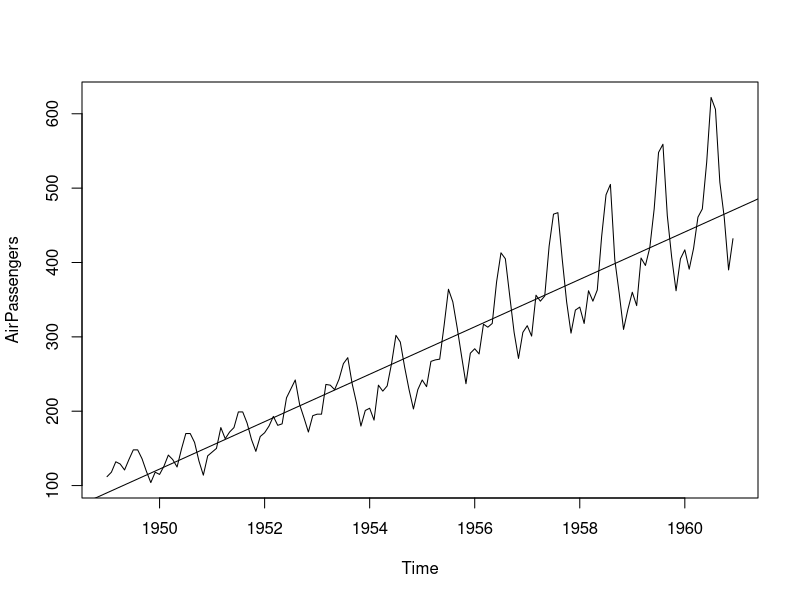
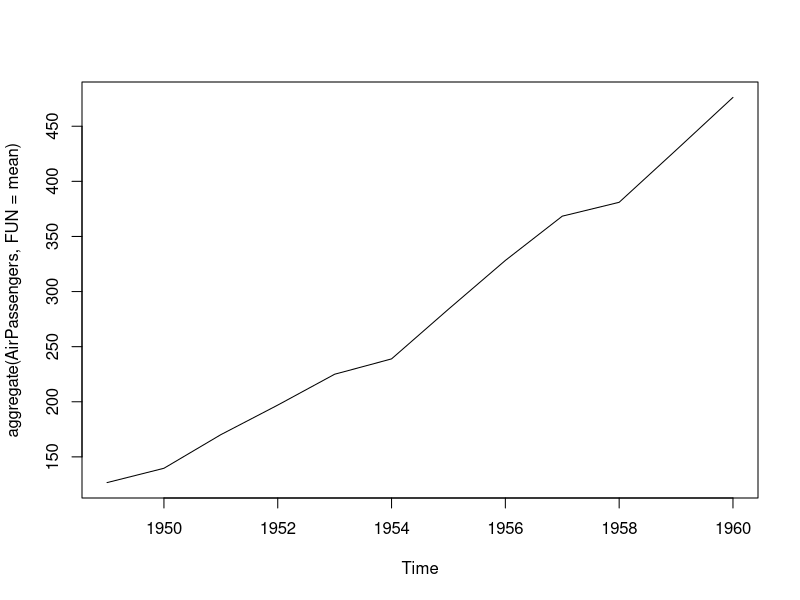
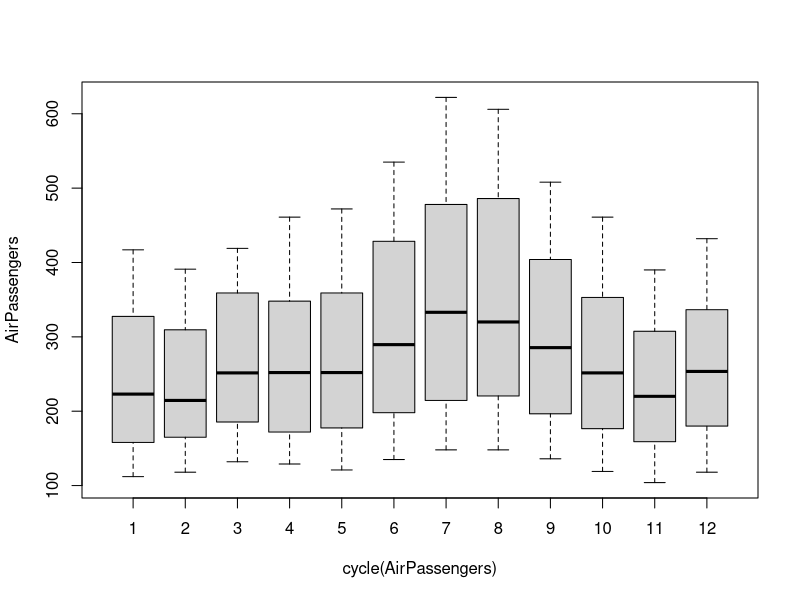
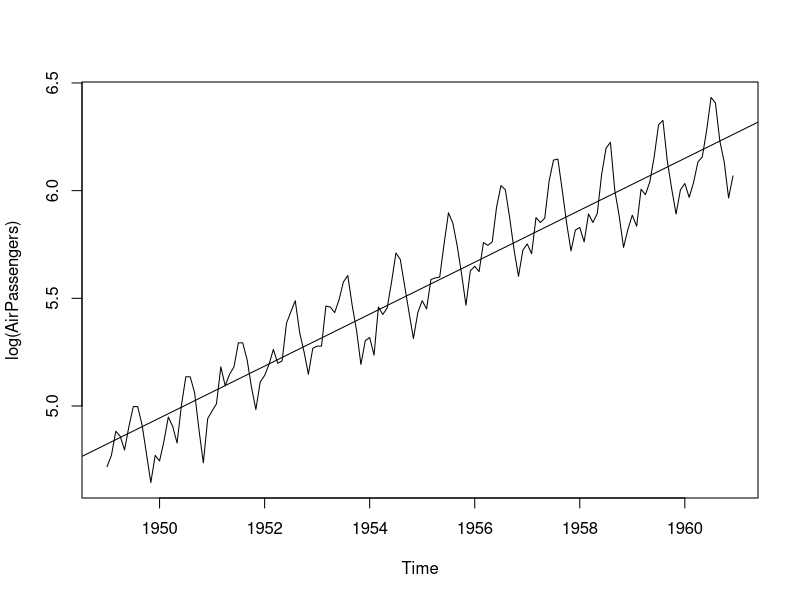
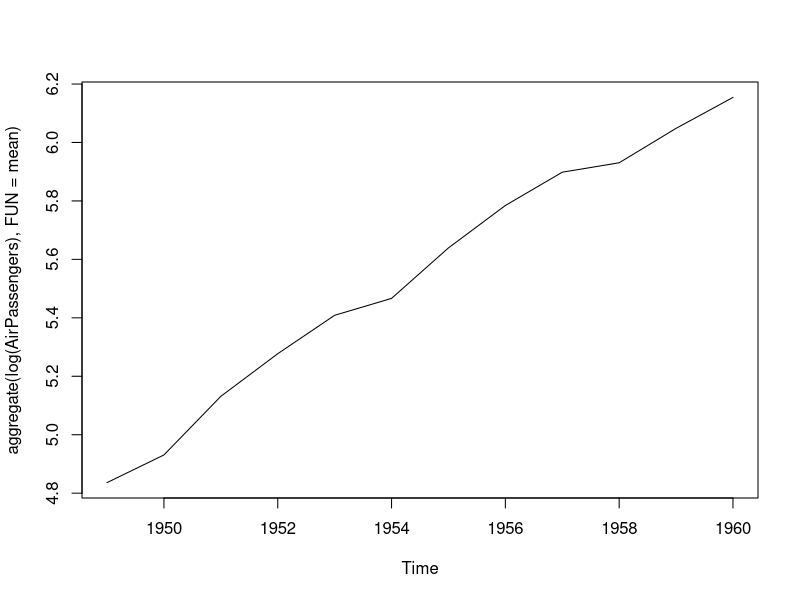
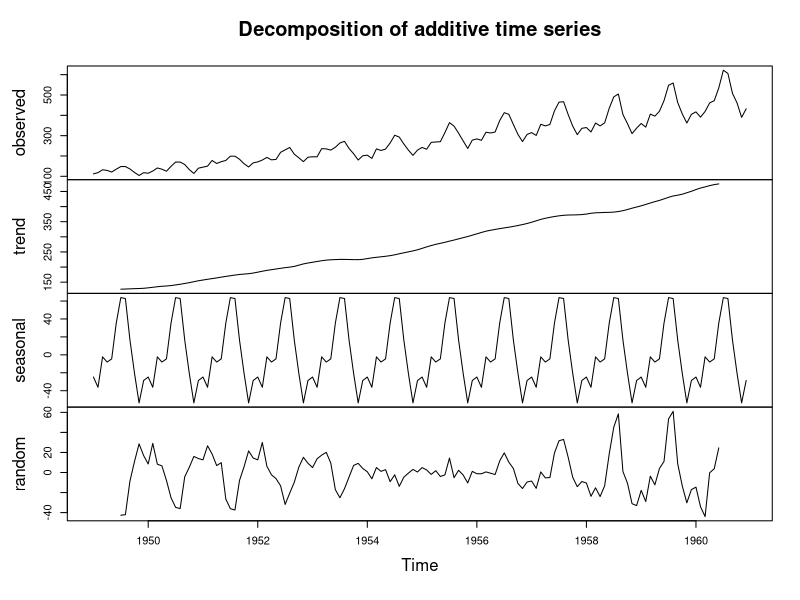
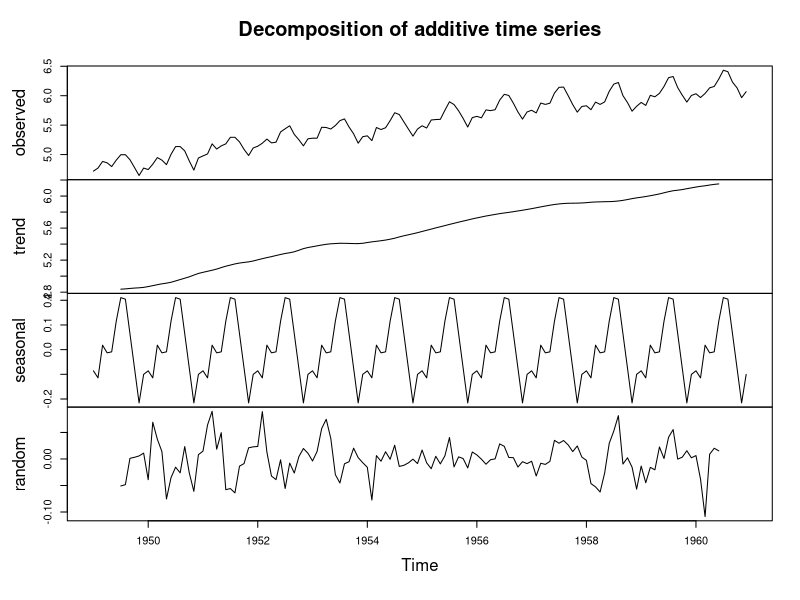
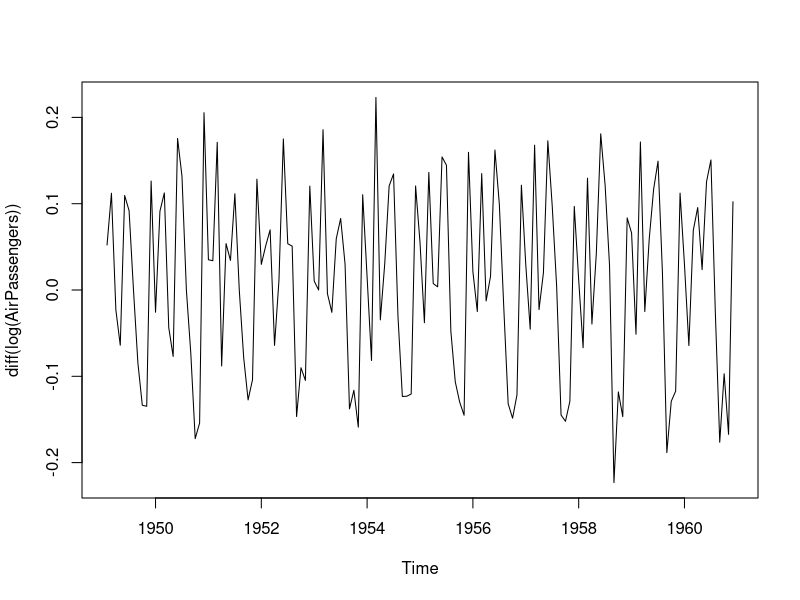

Here is the R script that generated these plots, in order:
#Time series

install.packages("tseries")
install.packages("MASS")
install.packages("caTools")
install.packages("psych")
library("tseries")
library(MASS)
library("caTools")
library(psych)

data("AirPassengers")
class(AirPassengers)
AirPassengers
start(AirPassengers)
end(AirPassengers)
#to see interval of time frequency function
frequency(AirPassengers)
summary(AirPassengers)

#getwd()
#no. of passengers across the time
plot(AirPassengers)
abline(reg=lm(AirPassengers~time(AirPassengers)))

cycle(AirPassengers)
plot(aggregate(AirPassengers, FUN=mean))

boxplot(AirPassengers~cycle(AirPassengers))

plot(log(AirPassengers))
abline(reg=lm(log(AirPassengers)~time(AirPassengers)))


plot(aggregate(log(AirPassengers),FUN=mean))

x=aggregate(log(AirPassengers),FUN=mean)
x

#to check all components
plot(decompose(AirPassengers))

x<-log(AirPassengers)
plot(decompose(x))
plot(diff(log(AirPassengers)))
plot(diff(diff(log(AirPassengers))))
abline(reg=lm(diff(log(AirPassengers))~time(diff(log(AirPassengers)))))

#Augmented Dickey Fuller test

adf.test(diff(AirPassengers),alternative="stationary",k=0)
adf.test(diff(log(AirPassengers)),alternative="stationary",k=0)

acf(diff(log(AirPassengers)))
pacf(diff(log(AirPassengers)))




fit<-arima(log(AirPassengers),c(1,1,1),seasonal = list(order=c(1,1,1),period=12))
pred<-predict(fit,n.ahead=10*12)
pred
ts.plot(AirPassengers,2.718^pred$pred, log="y", lty=c(1,3))
ts.plot(AirPassengers,pred$pred, log="y", lty=c(1,3))
